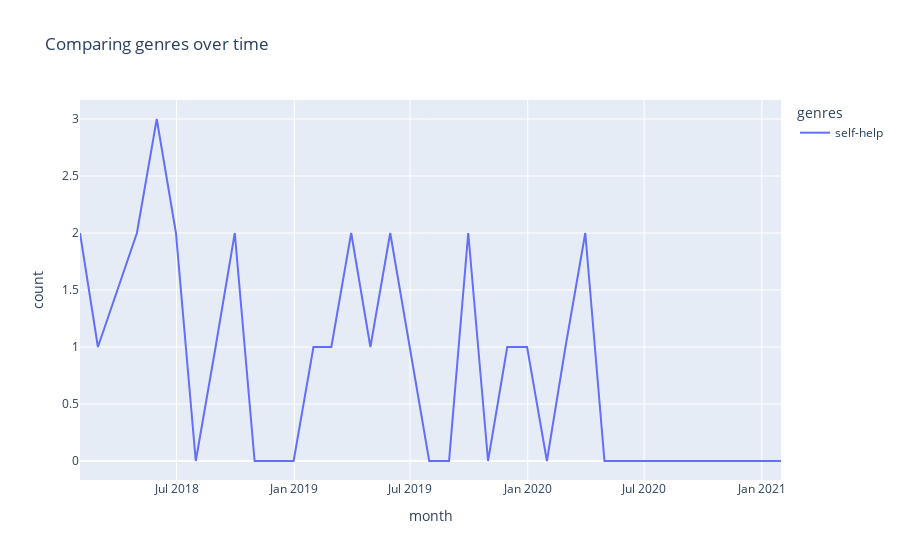

This figure's notebook cell:
### Markdown cell above
## Comparing genre popularity over time

This won't appear in the Github preview, but plotly allows you to filter out certain categories

### Code cell
genres_to_show = ['self-help']
genre_data = genre_counts(df, genre_filter=genres_to_show)
if genre_data.empty:
    print(f"Nothing for that filter: {genres_to_show}")
else:
    fig = px.line(genre_data, x=genre_data.index, y="count", color="genres", title="Comparing genres over time")
    fig.show()

### Figure 1 — Plotly figure (JSON) as saved in the notebook; plotly's stock layout.template omitted (floating-point values rounded to 4 significant figures)
{"data": [{"hovertemplate": "genres=self-help<br>month=%{x}<br>count=%{y}<extra></extra>", "legendgroup": "self-help", "line": {"color": "#636efa", "dash": "solid"}, "mode": "lines", "name": "self-help", "orientation": "v", "showlegend": true, "type": "scatter", "x": ["2018-01-31T00:00:00", "2018-02-28T00:00:00", "2018-04-30T00:00:00", "2018-05-31T00:00:00", "2018-06-30T00:00:00", "2018-07-31T00:00:00", "2018-08-31T00:00:00", "2018-09-30T00:00:00", "2018-10-31T00:00:00", "2018-11-30T00:00:00", "2018-12-31T00:00:00", "2019-01-31T00:00:00", "2019-02-28T00:00:00", "2019-03-31T00:00:00", "2019-04-30T00:00:00", "2019-05-31T00:00:00", "2019-06-30T00:00:00", "2019-07-31T00:00:00", "2019-08-31T00:00:00", "2019-09-30T00:00:00", "2019-10-31T00:00:00", "2019-11-30T00:00:00", "2019-12-31T00:00:00", "2020-01-31T00:00:00", "2020-02-29T00:00:00", "2020-03-31T00:00:00", "2020-04-30T00:00:00", "2020-05-31T00:00:00", "2020-06-30T00:00:00", "2020-07-31T00:00:00", "2020-08-31T00:00:00", "2020-09-30T00:00:00", "2020-10-31T00:00:00", "2020-11-30T00:00:00", "2020-12-31T00:00:00", "2021-01-31T00:00:00"], "xaxis": "x", "y": [2, 1, 2, 3, 2, 0, 1, 2, 0, 0, 0, 1, 1, 2, 1, 2, 1, 0, 0, 2, 0, 1, 1, 0, 1, 2, 0, 0, 0, 0, 0, 0, 0, 0, 0, 0], "yaxis": "y"}], "layout": {"legend": {"title": {"text": "genres"}, "tracegroupgap": 0}, "title": {"text": "Comparing genres over time"}, "xaxis": {"anchor": "y", "domain": [0, 1], "title": {"text": "month"}}, "yaxis": {"anchor": "x", "domain": [0, 1], "title": {"text": "count"}}}}
